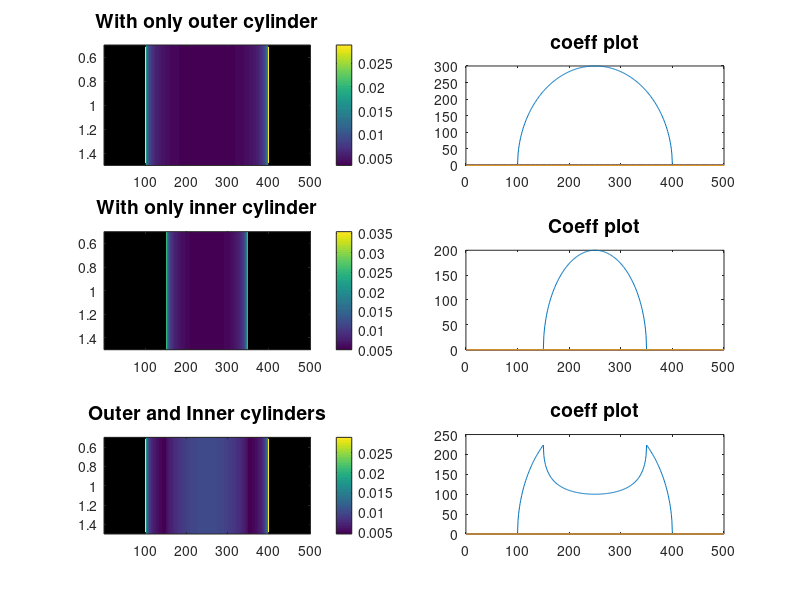

Write MATLAB code to recreate this figure. (Note: this script raises an error after producing the figure.)
% tmp script to create a 500 by 500 images with a perfect test case
% to test the geometry cylinder correction
% just like an real image, the thicker the object, the darker
% The outside edge will have a radius of 150 and the inside edge will have
% a radius of 100

outer_image = NaN(1,500);
inner_image = NaN(1,500);

cylinderCenter = 250;
center = cylinderCenter;
outer_radius = 150;

coeff_array = zeros(500 );
% outside cylinder
for x=cylinderCenter:-1:(cylinderCenter-outer_radius)
    a = cylinderCenter-x;
    coeff = (2*sqrt(outer_radius^2-a^2));
    if coeff > 0
        outer_image(:,x) = 1 / coeff;
        coeff_array(x) = coeff;
    end
end

for x=(cylinderCenter+1):(cylinderCenter+outer_radius)
    a = x-cylinderCenter;
    coeff = (2*sqrt(outer_radius^2-a^2));
    if coeff > 0
        outer_image(:,x) = 1 / coeff;
        coeff_array(x) = coeff;
    end
end

% preview
figure(1);
sub1=subplot(3,2,1);
imagesc(outer_image);
colorbar;
title(sub1,'With only outer cylinder','fontsize',14);

sub2=subplot(3,2,2);
plot(coeff_array);
title(sub2,'coeff plot','fontsize',14);

%% inside cylinder only
coeff_array_2 = zeros(500 );
inner_radius = 100;
for x=cylinderCenter:-1:(cylinderCenter-inner_radius)
    a = cylinderCenter-x;
    coeff = (2*sqrt(inner_radius^2-a^2));
    if coeff > 0
        inner_image(:,x) = 1 / coeff;
        coeff_array_2(x) = coeff;
    end
end

for x=(cylinderCenter+1):(cylinderCenter+inner_radius)
    a = x-cylinderCenter;
    coeff = (2*sqrt(inner_radius^2-a^2));
    if coeff > 0
        inner_image(:,x) = 1 / coeff;
        coeff_array_2(x) = coeff;
    end
end

sub3=subplot(3,2,3);
imagesc(inner_image);
colorbar;
title(sub3,'With only inner cylinder','fontsize',14);

sub4=subplot(3,2,4);
plot(coeff_array_2);
title(sub4,'Coeff plot','fontsize',14);


%% outer and inner
% inside cylinder
inner_radius = 100;
coeff_array_3 = coeff_array;
outer_inner_image = outer_image;
for x=cylinderCenter:-1:(cylinderCenter-inner_radius)
    a = cylinderCenter-x;
    coeff_inner = (2*sqrt(inner_radius^2-a^2));
    coeff_outer = (2*sqrt(outer_radius^2-a^2));
    coeff = (coeff_outer - coeff_inner);
    if coeff > 0
        outer_inner_image(:,x) = 1 / coeff;
        coeff_array_3(x) = coeff;
    end
    %     fprintf('x=%d\ta=%d\t coeff=%d\n',x,a,coeff);
end

for x=(cylinderCenter+1):(cylinderCenter+inner_radius)
    a = x-cylinderCenter;
    coeff_inner = (2*sqrt(inner_radius^2-a^2));
    coeff_outer = (2*sqrt(outer_radius^2-a^2));
    coeff = (coeff_outer - coeff_inner);
    if coeff > 0
        outer_inner_image(:,x) = 1 / coeff;
        coeff_array_3(x) = coeff;
    end
end

sub5=subplot(3,2,5);
image = outer_inner_image;
imagesc(image);
colorbar;
title(sub5,'Outer and Inner cylinders','fontsize',14);

sub6=subplot(3,2,6);
plot(coeff_array_3);
title(sub6,'coeff plot','fontsize',14);

%% create the tiff;
fitswrite(image,'verticalHollowCylinder.fits');


%% the rest of the script here is to test if the file created is right
% now we gonna correct for the cylinder shape effect

% reading the tiff
imageRaw = fitsread('verticalHollowCylinder.fits');
correctedImageRaw = NaN(size(imageRaw));

plotNbrRow = 2;
plotNbrCol = 5;

% display image read
figure(2);
sub1=subplot(plotNbrRow,plotNbrCol,1);
imagesc(imageRaw);
colorbar;
title(sub1,'after read raw fits file','fontsize',14);

sub2=subplot(plotNbrRow,plotNbrCol,6);
plot(imageRaw);

% apply geometry correction

% start with part bewtween outer_radius -> inner_radius (left part)
for x=(center-outer_radius):(center-inner_radius-1)
    a=center-x;
    coeff = 2.* sqrt(outer_radius^2 - a^2);
    imageRaw(:,x) = imageRaw(:,x) * coeff;
end

sub3=subplot(plotNbrRow,plotNbrCol,2);
imagesc(log(imageRaw));
colorbar;
title(sub3,'First correction applied','fontsize',14);
sub4=subplot(plotNbrRow,plotNbrCol,7);
semilogy(imageRaw);

% working on the right side now inner_radius -> outer_radius (right part)
for x=(center+inner_radius+1):(center+outer_radius)
    a=x-center;
    coeff = 2.*sqrt(outer_radius^2 - a^2);
    imageRaw(:,x) = imageRaw(:,x) * coeff;
end

sub5=subplot(plotNbrRow,plotNbrCol,3);
imagesc(log(imageRaw));
colorbar;
title(sub3,'Last correction applied','fontsize',14);
sub6=subplot(plotNbrRow,plotNbrCol,8);
semilogy(imageRaw);

% working on the inside left side (inner_radius -> center)
for x=(center-inner_radius):center
    a=center-x;
    coeff_inner = 2.*sqrt(inner_radius^2 - a^2);
    coeff_outer = 2.*sqrt(outer_radius^2 - a^2);
    coeff = coeff_outer - coeff_inner;
    imageRaw(:,x) = imageRaw(:,x) * coeff;
end

sub5=subplot(plotNbrRow,plotNbrCol,4);
imagesc(log(imageRaw));
colorbar;
title(sub3,'2nd left correction applied','fontsize',14);
sub6=subplot(plotNbrRow,plotNbrCol,9);
semilogy(imageRaw);

% working on the inside right part (center -> inner_radius)
for x=center+1:center+inner_radius
    a=x-center;
    coeff_inner = 2.*sqrt(inner_radius^2 - a^2);
    coeff_outer = 2.*sqrt(outer_radius^2 - a^2);
    coeff = coeff_outer - coeff_inner;
    imageRaw(:,x) = imageRaw(:,x) * coeff;
end

sub5=subplot(plotNbrRow,plotNbrCol,5);
imagesc(log(imageRaw));
colorbar;
title(sub3,'3rd right correction applied','fontsize',14);
sub6=subplot(plotNbrRow,plotNbrCol,10);
semilogy(imageRaw);



















